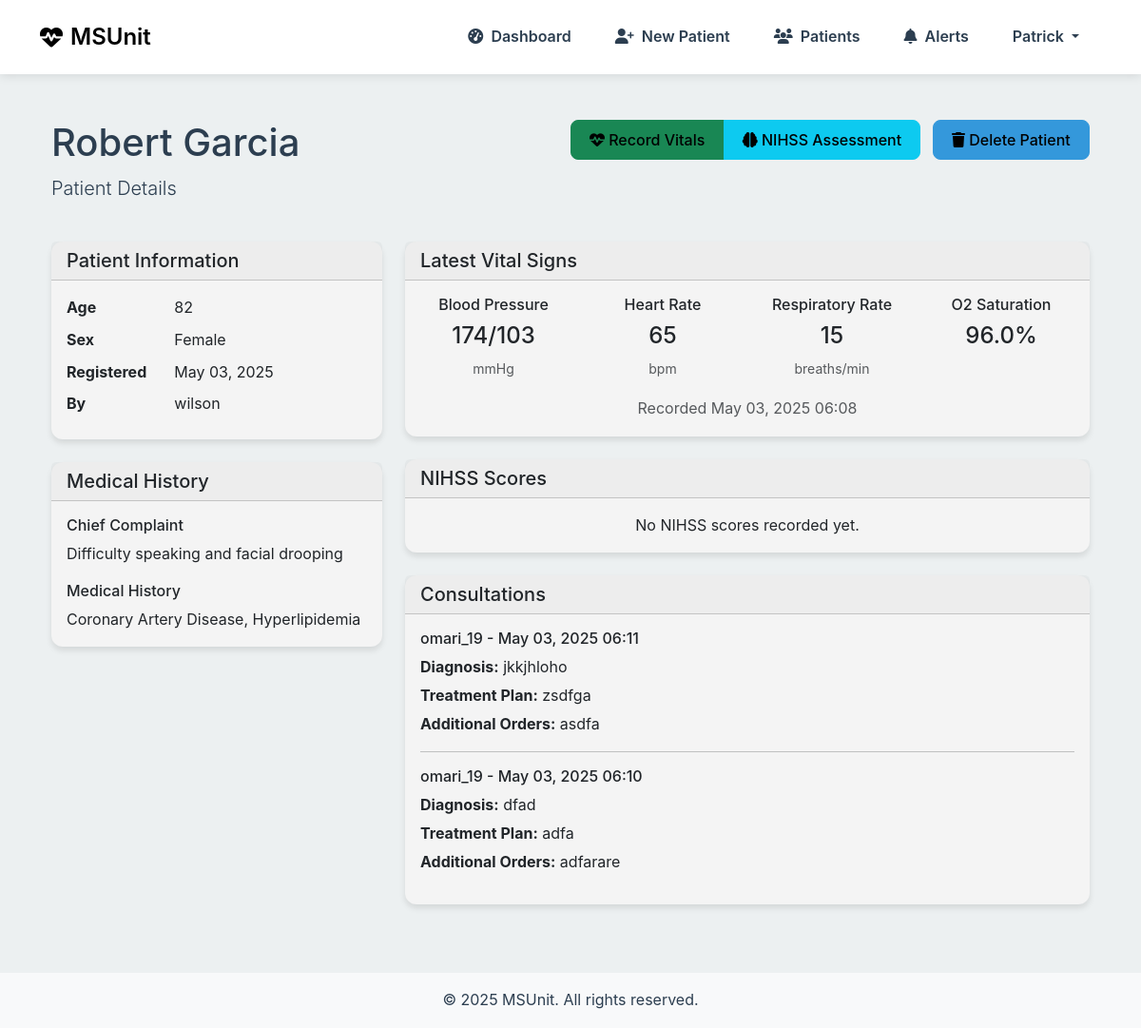
Screenshot of /patients/12/ (signed in) with the database file from the repository.
### core/models.py (models this page shows, shortened)
class User(AbstractUser):
    ROLE_CHOICES = [
        ('TECHNICIAN', 'Technician'),
        ('NEUROLOGIST', 'Neurologist'),
    ]
    role = models.CharField(max_length=20, choices=ROLE_CHOICES)
    phone = models.CharField(max_length=20, blank=True)
    created_at = models.DateTimeField(auto_now_add=True)
    updated_at = models.DateTimeField(auto_now=True)
    def is_technician(self):
        return self.role == 'TECHNICIAN'

class Patient(models.Model):
    GENDER_CHOICES = [
        ('M', 'Male'),
        ('F', 'Female'),
        ('O', 'Other')
    ]
    STATUS_CHOICES = [
        ('REGISTERED', 'Registered'),
        ('AWAITING_REVIEW', 'Awaiting Review'),
        ('UNDER_CONSULTATION', 'Under Consultation'),
        ('CRITICAL', 'Critical'),
        ('STABLE', 'Stable'),
        ('DIAGNOSED', 'Diagnosed'),
        ('DISCHARGED', 'Discharged')
    ]
    name = models.CharField(max_length=100)
    age = models.IntegerField(validators=[MinValueValidator(0), MaxValueValidator(150)])
    sex = models.CharField(max_length=1, choices=GENDER_CHOICES)
    chief_complaint = models.TextField()
    medical_history = models.TextField()
    created_by = models.ForeignKey(User, on_delete=models.CASCADE, related_name='patients')
    created_at = models.DateTimeField(auto_now_add=True)
    updated_at = models.DateTimeField(auto_now=True)
    has_critical_alert = models.BooleanField(default=False)
    status = models.CharField(max_length=20, choices=STATUS_CHOICES, default='REGISTERED')

class VitalSigns(models.Model):
    patient = models.ForeignKey(Patient, on_delete=models.CASCADE, related_name='vital_signs')
    blood_pressure_systolic = models.IntegerField()
    blood_pressure_diastolic = models.IntegerField()
    heart_rate = models.IntegerField()
    respiratory_rate = models.IntegerField()
    oxygen_saturation = models.DecimalField(max_digits=4, decimal_places=1)
    recorded_by = models.ForeignKey(User, on_delete=models.CASCADE, related_name='recorded_vitals')
    timestamp = models.DateTimeField(auto_now_add=True)
    class Meta:
        ordering = ['-timestamp']

class Consultation(models.Model):
    patient = models.ForeignKey(Patient, on_delete=models.CASCADE, related_name='consultations')
    neurologist = models.ForeignKey(User, on_delete=models.CASCADE, related_name='provided_consultations')
    diagnosis = models.TextField()
    treatment_plan = models.TextField()
    additional_orders = models.TextField(blank=True, help_text='Additional orders such as medications, tests, or imaging studies')
    created_at = models.DateTimeField(auto_now_add=True)
    updated_at = models.DateTimeField(auto_now=True)
    class Meta:
        ordering = ['-created_at']

### core/views.py (the view)
# urls.py: path('patients/<int:patient_id>/', views.patient_detail, name='patient_detail'),
@login_required
def patient_detail(request, patient_id):
    if not request.user.is_technician() and not request.user.is_neurologist():
        raise PermissionDenied
    patient = get_object_or_404(Patient, id=patient_id)
    vitals = VitalSigns.objects.filter(patient=patient).order_by('-timestamp')
    labs = LabResult.objects.filter(patient=patient).order_by('-timestamp')
    imaging = Imaging.objects.filter(patient=patient).order_by('-timestamp')
    nihss = NIHSSScore.objects.filter(patient=patient).order_by('-timestamp')
    consultations = Consultation.objects.filter(patient=patient).order_by('-created_at')
    alerts = Alert.objects.filter(patient=patient, is_active=True).order_by('-created_at')
    context = {
        'patient': patient,
        'vitals': vitals,
        'labs': labs,
        'imaging': imaging,
        'nihss': nihss,
        'consultations': consultations,
        'alerts': alerts,
    }
    return render(request, 'core/patient_detail.html', context)

### templates/core/patient_detail.html (shortened to what this page needs)
{% extends "core/base.html" %}
{% block content %}
<div class="container py-4">
    <div class="row mb-4">
        <div class="col">
            <h1>
                {{ patient.name }}
            </h1>
            <p class="lead">Patient Details</p>
        </div>
        <div class="col-auto">
            {% if user.is_technician %}
                <div class="btn-group">
                    <a href="{% url 'core:record_vitals' patient.id %}" class="btn btn-success">
                        <i class="fas fa-heartbeat"></i> Record Vitals
                    </a>
                    <a href="{% url 'core:record_nihss' patient.id %}" class="btn btn-info">
                        <i class="fas fa-brain"></i> NIHSS Assessment
                    </a>
                </div>
            {% elif user.is_neurologist %}
                <div class="btn-group">
                    <a href="{% url 'core:add_consultation' patient.id %}" class="btn btn-primary">
                        <i class="fas fa-comment-medical"></i> Add Consultation
                    </a>
                </div>
            {% endif %}
            <div class="btn-group ms-2">
                <a href="{% url 'core:delete_patient' patient.id %}" class="btn btn-danger">
                    <i class="fas fa-trash"></i> Delete Patient
                </a>
            </div>
        </div>
    </div>
    <div class="row">
        <div class="col-md-4">
            <div class="card mb-4">
                <div class="card-header">
                    <h5 class="mb-0">Patient Information</h5>
                </div>
                <div class="card-body">
                    <dl class="row mb-0">
                        <dt class="col-sm-4">Age</dt>
                        <dd class="col-sm-8">{{ patient.age }}</dd>
                        <dt class="col-sm-4">Sex</dt>
                        <dd class="col-sm-8">{{ patient.get_sex_display }}</dd>
                        <dt class="col-sm-4">Registered</dt>
                        <dd class="col-sm-8">{{ patient.created_at|date:"M d, Y" }}</dd>
                        <dt class="col-sm-4">By</dt>
                        <dd class="col-sm-8">{{ patient.created_by.username }}</dd>
                    </dl>
                </div>
            </div>
            <div class="card mb-4">
                <div class="card-header">
                    <h5 class="mb-0">Medical History</h5>
                </div>
                <div class="card-body">
                    <h6>Chief Complaint</h6>
                    <p>{{ patient.chief_complaint }}</p>
                    <h6>Medical History</h6>
                    <p class="mb-0">{{ patient.medical_history }}</p>
                </div>
            </div>
        </div>
        <div class="col-md-8">
            <div class="card mb-4">
                <div class="card-header">
                    <h5 class="mb-0">Latest Vital Signs</h5>
                </div>
                <div class="card-body">
                    {% with latest_vitals=patient.vital_signs.first %}
                        {% if latest_vitals %}
                            <div class="row">
                                <div class="col-md-3 text-center mb-3">
                                    <h6>Blood Pressure</h6>
                                    <p class="h4">{{ latest_vitals.blood_pressure_systolic }}/{{ latest_vitals.blood_pressure_diastolic }}</p>
                                    <small class="text-muted">mmHg</small>
                                </div>
                                <div class="col-md-3 text-center mb-3">
                                    <h6>Heart Rate</h6>
                                    <p class="h4">{{ latest_vitals.heart_rate }}</p>
                                    <small class="text-muted">bpm</small>
                                </div>
                                <div class="col-md-3 text-center mb-3">
                                    <h6>Respiratory Rate</h6>
                                    <p class="h4">{{ latest_vitals.respiratory_rate }}</p>
                                    <small class="text-muted">breaths/min</small>
                                </div>
                                <div class="col-md-3 text-center mb-3">
                                    <h6>O2 Saturation</h6>
                                    <p class="h4">{{ latest_vitals.oxygen_saturation }}%</p>
                                </div>
                            </div>
                            <p class="text-muted text-center mb-0">
                                Recorded {{ latest_vitals.timestamp|date:"M d, Y H:i" }}
                            </p>
                        {% else %}
                            <p class="text-center mb-0">No vital signs recorded yet.</p>
                        {% endif %}
                    {% endwith %}
                </div>
            </div>
            <div class="card mb-4">
                <div class="card-header">
                    <h5 class="mb-0">NIHSS Scores</h5>
                </div>
                <div class="card-body">
                    {% if patient.nihss_scores.exists %}
                        <div class="table-responsive">
                            <table class="table">
                                <thead>
                                    <tr>
                                        <th>Score</th>
                                        <th>Notes</th>
                                        <th>Recorded By</th>
                                        <th>Time</th>
                                    </tr>
                                </thead>
                                <tbody>
                                    {% for score in patient.nihss_scores.all %}
                                        <tr>
                                            <td>{{ score.score }}</td>
                                            <td>{{ score.notes|truncatechars:50 }}</td>
                                            <td>{{ score.recorded_by.username }}</td>
                                            <td>{{ score.timestamp|date:"M d, Y H:i" }}</td>
                                        </tr>
                                    {% endfor %}
                                </tbody>
                            </table>
                        </div>
                    {% else %}
                        <p class="text-center mb-0">No NIHSS scores recorded yet.</p>
                    {% endif %}
                </div>
            </div>
            <div class="card">
                <div class="card-header">
                    <h5 class="mb-0">Consultations</h5>
                </div>
                <div class="card-body">
                    {% if patient.consultations.exists %}
                        {% for consultation in patient.consultations.all %}
                            <div class="mb-3">
                                <h6>{{ consultation.neurologist.username }} - {{ consultation.created_at|date:"M d, Y H:i" }}</h6>
                                <p class="mb-1"><strong>Diagnosis:</strong> {{ consultation.diagnosis }}</p>
                                <p class="mb-1"><strong>Treatment Plan:</strong> {{ consultation.treatment_plan }}</p>
                                {% if consultation.additional_orders %}
                                    <p class="mb-0"><strong>Additional Orders:</strong> {{ consultation.additional_orders }}</p>
                                {% endif %}
                            </div>
                            {% if not forloop.last %}<hr>{% endif %}
                        {% endfor %}
                    {% else %}
                        <p class="text-center mb-0">No consultations recorded yet.</p>
                    {% endif %}
                </div>
            </div>
        </div>
    </div>
</div>
{% endblock %}

### templates/core/base.html (shortened to what this page needs)
<!DOCTYPE html>
<html lang="en">
<head>
    <link href="https://cdn.jsdelivr.net/npm/bootstrap@5.3.0/dist/css/bootstrap.min.css" rel="stylesheet">
    <link rel="stylesheet" href="https://cdnjs.cloudflare.com/ajax/libs/font-awesome/6.4.0/css/all.min.css">
</head>
<body>
    <nav class="navbar navbar-expand-lg navbar-dark mb-4">
        <div class="container">
            <a class="navbar-brand" href="{% url 'core:role_selection' %}">
                <i class="fas fa-heartbeat me-2"></i>MSUnit
            </a>
            <div class="collapse navbar-collapse" id="navbarNav">
                <ul class="navbar-nav ms-auto">
                    {% if user.is_authenticated %}
                    <li class="nav-item">
                        <a class="nav-link" href="{% url 'core:dashboard' %}">
                            <i class="fas fa-tachometer-alt me-1"></i> Dashboard
                        </a>
                    </li>
                    {% if user.is_technician %}
                    <li class="nav-item">
                        <a class="nav-link" href="{% url 'core:patient_register' %}">
                            <i class="fas fa-user-plus me-1"></i> New Patient
                        </a>
                    </li>
                    {% endif %}
                    <li class="nav-item">
                        <a class="nav-link" href="{% url 'core:patient_list' %}">
                            <i class="fas fa-users me-1"></i> Patients
                        </a>
                    </li>
                    <li class="nav-item">
                        <a class="nav-link" href="{% url 'core:alerts_list' %}">
                            <i class="fas fa-bell me-1"></i> Alerts
                        </a>
                    </li>
                    <li class="nav-item dropdown">
                        <a class="nav-link dropdown-toggle" href="#" id="navbarDropdown" role="button" data-bs-toggle="dropdown">
                            {{ user.username }}
                        </a>
                    </li>
                    {% endif %}
                </ul>
            </div>
        </div>
    </nav>
    <main class="container my-4">
        {% block content %}{% endblock %}
    </main>
    <footer class="bg-light py-3 mt-5">
        <div class="container text-center">
            <p class="mb-0">&copy; 2025 MSUnit. All rights reserved.</p>
        </div>
    </footer>
</body>
</html>

### templates/core/base.html (style rules this page uses)
:root { --primary-color: #2c3e50; --secondary-color: #f4f4f4; --accent-color: #3498db; --light-bg: #ecf0f1; --text-color: #2c3e50; --highlight-color: #2980b9; }
body { font-family: -apple-system, BlinkMacSystemFont, 'Segoe UI', Roboto, Oxygen, Ubuntu, Cantarell, 'Open Sans', 'Helvetica Neue', sans-serif; background-color: var(--light-bg); color: var(--text-color); line-height: 1.6; }
.navbar { background-color: white !important; box-shadow: 0 2px 10px rgba(0,0,0,0.1); padding: 15px 0; }
.navbar-brand, .navbar-nav .nav-link { color: #2c3e50 !important; font-weight: 600; }
.navbar-brand { font-size: 1.5rem; display: flex; align-items: center; }
.navbar-nav .nav-link { margin: 0 15px; transition: color 0.3s ease; }
.card { background-color: var(--secondary-color); border: 1px solid #d3d3d3; box-shadow: 0 4px 6px rgba(0,0,0,0.1); }
a, a:link, a:visited { color: black !important; transition: color 0.3s ease; text-decoration: none; }
.nav-link { color: rgba(255,255,255,0.9) !important; transition: color 0.2s; }
.card { border: none; border-radius: 12px; box-shadow: 0 4px 6px rgba(0,0,0,0.1); transition: transform 0.2s; }
.btn { border-radius: 8px; padding: 0.5rem 1.2rem; font-weight: 500; transition: all 0.2s; }
.btn-danger { background-color: var(--accent-color); border-color: var(--accent-color); }

### rows the page displays
User: username "Patrick"
Patient: name "Robert Garcia", age "82", sex "Female", created_at "May 03, 2025", created_by.username "wilson", chief_complaint "Difficulty speaking and facial drooping", medical_history "Coronary Artery Disease, Hyperlipidemia"
VitalSigns: blood_pressure_systolic "174", blood_pressure_diastolic "103", heart_rate "65", respiratory_rate "15", oxygen_saturation "96.0", timestamp "May 03, 2025 06:08"
Consultation: neurologist.username "omari_19", created_at "May 03, 2025 06:11", diagnosis "jkkjhloho", treatment_plan "zsdfga", additional_orders "asdfa"
Consultation: neurologist.username "omari_19", created_at "May 03, 2025 06:10", diagnosis "dfad", treatment_plan "adfa", additional_orders "adfarare"
